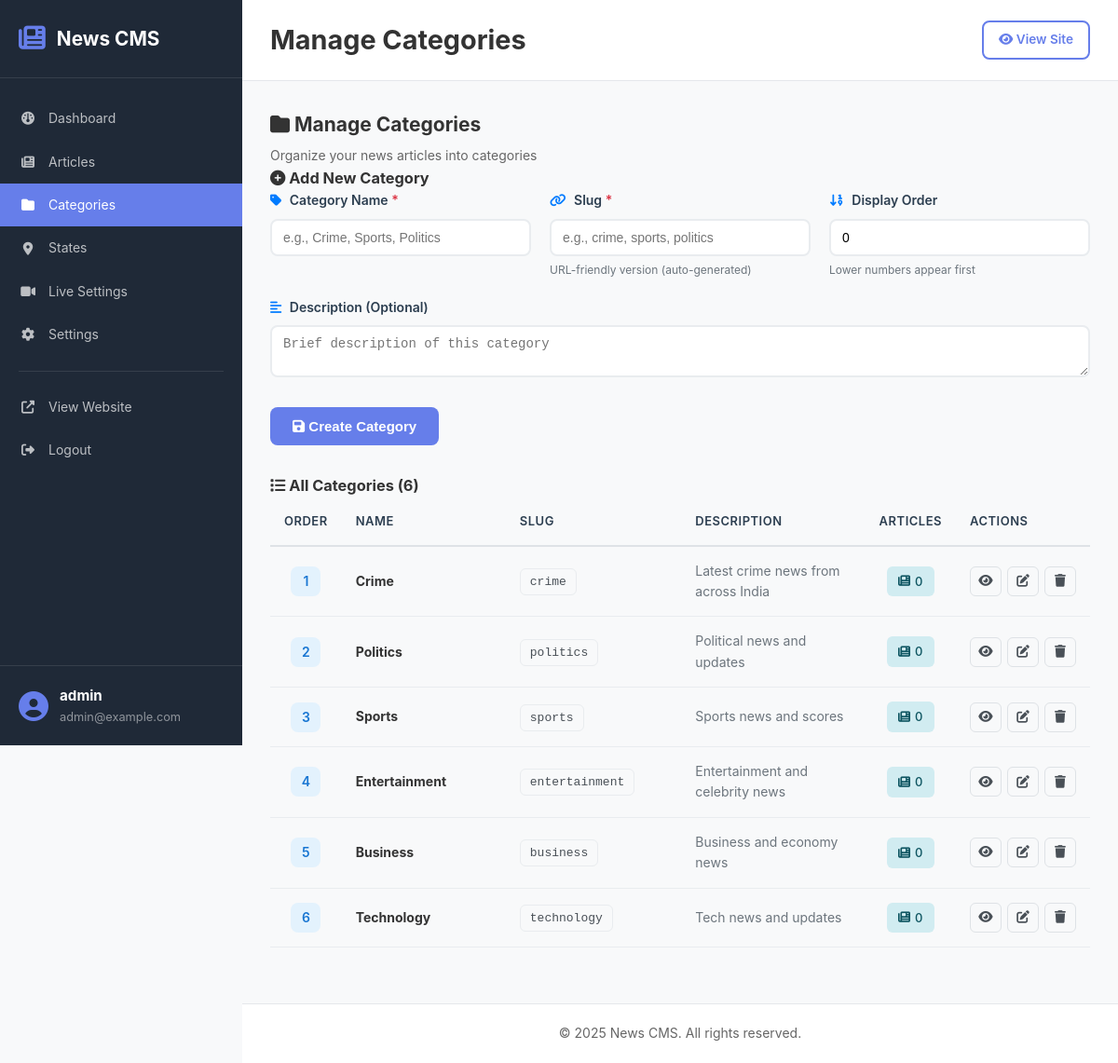
Screenshot of /admin/categories.php (signed in) with the database file from the repository.
### tables this page shows
CREATE TABLE users (
    id INT PRIMARY KEY AUTO_INCREMENT,
    username VARCHAR(50) UNIQUE NOT NULL,
    password VARCHAR(255) NOT NULL,
    email VARCHAR(100) UNIQUE NOT NULL,
    created_at TIMESTAMP DEFAULT CURRENT_TIMESTAMP
);

CREATE TABLE categories (
    id INT PRIMARY KEY AUTO_INCREMENT,
    name VARCHAR(100) NOT NULL,
    slug VARCHAR(100) UNIQUE NOT NULL,
    description TEXT,
    order_num INT DEFAULT 0,
    created_at TIMESTAMP DEFAULT CURRENT_TIMESTAMP
);

### includes/functions.php (called while the page is built, shortened)
<?php
require_once __DIR__ . '/../config/database.php';
function url($path = '')
{
    if (empty($path)) {
        return BASE_URL . '/';
    }
    return BASE_URL . '/' . ltrim($path, '/');
}
function get_categories()
{
    $sql = "SELECT * FROM categories ORDER BY order_num ASC, name ASC";
    return db_fetch_all($sql);
}
function is_logged_in()
{
    return isset($_SESSION['admin_id']) && !empty($_SESSION['admin_id']);
}
function get_current_admin()
{
    $sql = "SELECT id, username, email FROM users WHERE id = ?";
    return db_fetch_one($sql, [$_SESSION['admin_id']]);
}
?>

### config/database.php (called while the page is built, shortened)
<?php
function db_connect()
{
    try {
        $dsn = "mysql:host=" . DB_HOST . ";dbname=" . DB_NAME . ";charset=utf8mb4";
        $options = [
            PDO::ATTR_ERRMODE => PDO::ERRMODE_EXCEPTION,
            PDO::ATTR_DEFAULT_FETCH_MODE => PDO::FETCH_ASSOC,
            PDO::ATTR_EMULATE_PREPARES => false,
        ];
        $pdo = new PDO($dsn, DB_USER, DB_PASS, $options);
        return $pdo;
    } catch (PDOException $e) {
        die("Database connection failed: " . $e->getMessage());
    }
}
function db_query($sql, $params = [])
{
    $pdo = db_connect();
    $stmt = $pdo->prepare($sql);
    $stmt->execute($params);
    return $stmt;
}
function db_fetch_one($sql, $params = [])
{
    $stmt = db_query($sql, $params);
    return $stmt->fetch();
}
function db_fetch_all($sql, $params = [])
{
    $stmt = db_query($sql, $params);
    return $stmt->fetchAll();
}
?>

### admin/categories.php (the view, shortened to what this page needs)
<?php
$page_title = 'Manage Categories';
require_once 'includes/admin_header.php';
$edit_category = null;
$categories = get_categories();
?>
<div class="page-header">
    <div>
        <h2><i class="fa-solid fa-folder"></i> Manage Categories</h2>
        <p>Organize your news articles into categories</p>
    </div>
</div>
<div class="card form-card">
    <div class="card-header">
        <h3>
            <i class="fa-solid fa-<?php echo $edit_category ? 'edit' : 'plus-circle'; ?>"></i>
            <?php echo $edit_category ? 'Edit Category' : 'Add New Category'; ?>
        </h3>
    </div>
    <div class="card-body">
        <form method="POST" class="category-form">
            <div class="form-row">
                <div class="form-group">
                    <label for="name">
                        <i class="fa-solid fa-tag"></i>
                        Category Name <span class="required">*</span>
                    </label>
                    <input type="text" id="name" name="name" required
                           class="form-control"
                           value="<?php echo htmlspecialchars($edit_category['name'] ?? ''); ?>"
                           placeholder="e.g., Crime, Sports, Politics">
                </div>
                <div class="form-group">
                    <label for="slug">
                        <i class="fa-solid fa-link"></i>
                        Slug <span class="required">*</span>
                    </label>
                    <input type="text" id="slug" name="slug" required
                           class="form-control"
                           value="<?php echo htmlspecialchars($edit_category['slug'] ?? ''); ?>"
                           placeholder="e.g., crime, sports, politics">
                    <small>URL-friendly version (auto-generated)</small>
                </div>
                <div class="form-group">
                    <label for="order_num">
                        <i class="fa-solid fa-sort-numeric-down"></i>
                        Display Order
                    </label>
                    <input type="number" id="order_num" name="order_num"
                           class="form-control"
                           value="<?php echo $edit_category['order_num'] ?? 0; ?>"
                           placeholder="0">
                    <small>Lower numbers appear first</small>
                </div>
            </div>
            <div class="form-group">
                <label for="description">
                    <i class="fa-solid fa-align-left"></i>
                    Description (Optional)
                </label>
                <textarea id="description" name="description" rows="2"
                          class="form-control"
                          placeholder="Brief description of this category"><?php echo htmlspecialchars($edit_category['description'] ?? ''); ?></textarea>
            </div>
            <div class="form-actions">
                <button type="submit" class="btn btn-primary btn-lg">
                    <i class="fa-solid fa-save"></i>
                    <?php echo $edit_category ? 'Update Category' : 'Create Category'; ?>
                </button>
            </div>
        </form>
    </div>
</div>
<div class="card table-card">
    <div class="card-header">
        <h3>
            <i class="fa-solid fa-list"></i>
            All Categories (<?php echo count($categories); ?>)
        </h3>
    </div>
    <div class="card-body">
        <?php if (empty($categories)): ?>
            <div class="empty-state">
                <i class="fa-solid fa-folder-open"></i>
                <h4>No Categories Yet</h4>
                <p>Create your first category using the form above</p>
            </div>
        <?php else: ?>
            <div class="table-responsive">
                <table class="data-table">
                    <thead>
                        <tr>
                            <th width="5%">Order</th>
                            <th width="25%">Name</th>
                            <th width="25%">Slug</th>
                            <th width="30%">Description</th>
                            <th width="10%" class="text-center">Articles</th>
                            <th width="15%" class="text-center">Actions</th>
                        </tr>
                    </thead>
                    <tbody>
                        <?php foreach ($categories as $category):
                            $article_count = db_fetch_one("SELECT COUNT(*) as count FROM articles WHERE category_id = ?", [$category['id']])['count'];
                        ?>
                        <tr>
                            <td class="text-center">
                                <span class="order-badge"><?php echo $category['order_num']; ?></span>
                            </td>
                            <td>
                                <strong><?php echo htmlspecialchars($category['name']); ?></strong>
                            </td>
                            <td>
                                <code class="slug-code"><?php echo $category['slug']; ?></code>
                            </td>
                            <td>
                                <span class="text-muted">
                                    <?php echo $category['description'] ? htmlspecialchars($category['description']) : '—'; ?>
                                </span>
                            </td>
                            <td class="text-center">
                                <span class="badge badge-info">
                                    <i class="fa-solid fa-newspaper"></i>
                                    <?php echo $article_count; ?>
                                </span>
                            </td>
                            <td class="text-center">
                                <div class="action-buttons">
                                    <a href="<?php echo BASE_URL; ?>/category.php?slug=<?php echo $category['slug']; ?>"
                                       target="_blank"
                                       class="btn-icon btn-sm"
                                       title="View">
                                        <i class="fa-solid fa-eye"></i>
                                    </a>
                                    <a href="?edit=<?php echo $category['id']; ?>"
                                       class="btn-icon btn-sm btn-warning"
                                       title="Edit">
                                        <i class="fa-solid fa-edit"></i>
                                    </a>
                                    <a href="?delete=<?php echo $category['id']; ?>"
                                       class="btn-icon btn-sm btn-danger"
                                       title="Delete"
                                       onclick="return confirm('Delete <?php echo htmlspecialchars($category['name']); ?>?\n\nThis category has <?php echo $article_count; ?> article(s).')">
                                        <i class="fa-solid fa-trash"></i>
                                    </a>
                                </div>
                            </td>
                        </tr>
                        <?php endforeach; ?>
                    </tbody>
                </table>
            </div>
        <?php endif; ?>
    </div>
</div>
<?php require_once 'includes/admin_footer.php'; ?>

### admin/includes/admin_header.php (shortened to what this page needs)
<?php
require_once __DIR__ . '/../../config/database.php';
require_once __DIR__ . '/../../includes/functions.php';
$current_user = get_current_admin();
?>
<!DOCTYPE html>
<html lang="en">
<head>
    <link rel="stylesheet" href="https://cdnjs.cloudflare.com/ajax/libs/font-awesome/6.2.0/css/all.css">
    <link rel="stylesheet" href="<?php echo BASE_URL; ?>/assets/css/admin.css">
</head>
<body class="admin-panel">
    <aside class="admin-sidebar">
        <div class="sidebar-header">
            <i class="fa-solid fa-newspaper"></i>
            <h2>News CMS</h2>
        </div>
        <nav class="sidebar-nav">
            <a href="dashboard.php" class="nav-item <?php echo basename($_SERVER['PHP_SELF']) == 'dashboard.php' ? 'active' : ''; ?>">
                <i class="fa-solid fa-dashboard"></i>
                <span>Dashboard</span>
            </a>
            <a href="articles.php" class="nav-item <?php echo basename($_SERVER['PHP_SELF']) == 'articles.php' || basename($_SERVER['PHP_SELF']) == 'article-form.php' ? 'active' : ''; ?>">
                <i class="fa-solid fa-newspaper"></i>
                <span>Articles</span>
            </a>
            <a href="categories.php" class="nav-item <?php echo basename($_SERVER['PHP_SELF']) == 'categories.php' ? 'active' : ''; ?>">
                <i class="fa-solid fa-folder"></i>
                <span>Categories</span>
            </a>
            <a href="states.php" class="nav-item <?php echo basename($_SERVER['PHP_SELF']) == 'states.php' ? 'active' : ''; ?>">
                <i class="fa-solid fa-map-marker-alt"></i>
                <span>States</span>
            </a>
            <a href="live-settings.php" class="nav-item <?php echo basename($_SERVER['PHP_SELF']) == 'live-settings.php' ? 'active' : ''; ?>">
                <i class="fa-solid fa-video"></i>
                <span>Live Settings</span>
            </a>
            <a href="settings.php" class="nav-item <?php echo basename($_SERVER['PHP_SELF']) == 'settings.php' ? 'active' : ''; ?>">
                <i class="fa-solid fa-cog"></i>
                <span>Settings</span>
            </a>
            <div class="nav-divider"></div>
            <a href="<?php echo url(); ?>" target="_blank" class="nav-item">
                <i class="fa-solid fa-external-link-alt"></i>
                <span>View Website</span>
            </a>
            <a href="logout.php" class="nav-item">
                <i class="fa-solid fa-sign-out-alt"></i>
                <span>Logout</span>
            </a>
        </nav>
        <div class="sidebar-footer">
            <div class="user-info">
                <i class="fa-solid fa-user-circle"></i>
                <div>
                    <strong><?php echo htmlspecialchars($current_user['username']); ?></strong>
                    <small><?php echo htmlspecialchars($current_user['email']); ?></small>
                </div>
            </div>
        </div>
    </aside>
    <main class="admin-main">
        <header class="admin-header">
            <div class="header-title">
                <h1><?php echo isset($page_title) ? $page_title : 'Dashboard'; ?></h1>
            </div>
            <div class="header-actions">
                <a href="<?php echo url(); ?>" target="_blank" class="btn btn-sm btn-outline">
                    <i class="fa-solid fa-eye"></i> View Site
                </a>
            </div>
        </header>
        <div class="admin-content">

### assets/css/admin.css (style rules this page uses)
* { margin: 0; padding: 0; box-sizing: border-box; }
:root { --primary: #667eea; --success: #10b981; --warning: #f59e0b; --danger: #ef4444; --info: #3b82f6; --dark: #1f2937; --light: #f3f4f6; --sidebar-width: 260px; }
body { font-family: -apple-system, BlinkMacSystemFont, 'Segoe UI', Roboto, Oxygen, Ubuntu, Cantarell, sans-serif; font-size: 14px; line-height: 1.6; color: #333; background: #f8f9fa; }
.btn { display: inline-block; padding: 12px 24px; border: none; border-radius: 8px; font-size: 0.95rem; font-weight: 600; cursor: pointer; transition: all 0.3s; text-decoration: none; text-align: center; }
.btn-primary { background: var(--primary); color: white; }
.admin-panel { display: flex; min-height: 100vh; }
.admin-sidebar { width: var(--sidebar-width); background: var(--dark); color: white; position: fixed; height: 100vh; overflow-y: auto; z-index: 1000; display: flex; flex-direction: column; }
.sidebar-header { padding: 25px 20px; border-bottom: 1px solid rgba(255,255,255,0.1); display: flex; align-items: center; gap: 12px; }
.sidebar-header i { font-size: 1.8rem; color: var(--primary); }
.sidebar-header h2 { font-size: 1.3rem; font-weight: 700; }
.sidebar-nav { flex: 1; padding: 20px 0; }
.nav-item { display: flex; align-items: center; gap: 12px; padding: 12px 20px; color: rgba(255,255,255,0.7); text-decoration: none; transition: all 0.3s; }
.nav-item.active { background: var(--primary); color: white; }
.nav-item i { width: 20px; text-align: center; }
.nav-divider { height: 1px; background: rgba(255,255,255,0.1); margin: 15px 20px; }
.sidebar-footer { padding: 20px; border-top: 1px solid rgba(255,255,255,0.1); }
.user-info { display: flex; align-items: center; gap: 12px; }
.user-info i { font-size: 2rem; color: var(--primary); }
.user-info strong { display: block; font-size: 0.95rem; }
.user-info small { display: block; font-size: 0.8rem; color: rgba(255,255,255,0.5); }
.admin-main { margin-left: var(--sidebar-width); flex: 1; display: flex; flex-direction: column; min-height: 100vh; }
.admin-header { background: white; padding: 20px 30px; border-bottom: 1px solid #e5e7eb; display: flex; align-items: center; justify-content: space-between; position: sticky; top: 0; z-index: 100; }
.header-title h1 { font-size: 1.8rem; color: #333; }
.header-actions { display: flex; gap: 10px; }
.btn-sm { padding: 8px 16px; font-size: 0.85rem; }
.btn-outline { background: white; border: 2px solid var(--primary); color: var(--primary); }
.admin-content { flex: 1; padding: 30px; }
.action-buttons { display: grid; grid-template-columns: repeat(auto-fit, minmax(200px, 1fr)); gap: 15px; }
.table-responsive { overflow-x: auto; }
.data-table { width: 100%; border-collapse: collapse; }
.data-table thead { background: #f8f9fa; }
.data-table th { padding: 12px 15px; text-align: left; font-weight: 600; color: #555; border-bottom: 2px solid #e5e7eb; }
.data-table td { padding: 12px 15px; border-bottom: 1px solid #e5e7eb; }
.badge { display: inline-block; padding: 4px 10px; border-radius: 12px; font-size: 0.75rem; font-weight: 600; }
.btn-icon { width: 32px; height: 32px; display: inline-flex; align-items: center; justify-content: center; border-radius: 6px; color: #666; text-decoration: none; transition: all 0.3s; }
.text-center { text-align: center; }

### rows the page displays
users: username "admin", email "admin@example.com"
categories: order_num "1", name "Crime", slug "crime", description "Latest crime news from across India", article_count "0"
categories: order_num "2", name "Politics", slug "politics", description "Political news and updates", article_count "0"
categories: order_num "3", name "Sports", slug "sports", description "Sports news and scores", article_count "0"
categories: order_num "4", name "Entertainment", slug "entertainment", description "Entertainment and celebrity news", article_count "0"
categories: order_num "5", name "Business", slug "business", description "Business and economy news", article_count "0"
categories: order_num "6", name "Technology", slug "technology", description "Tech news and updates", article_count "0"

### other values shown
$page_title "Manage Categories"
count($categories) "6"
